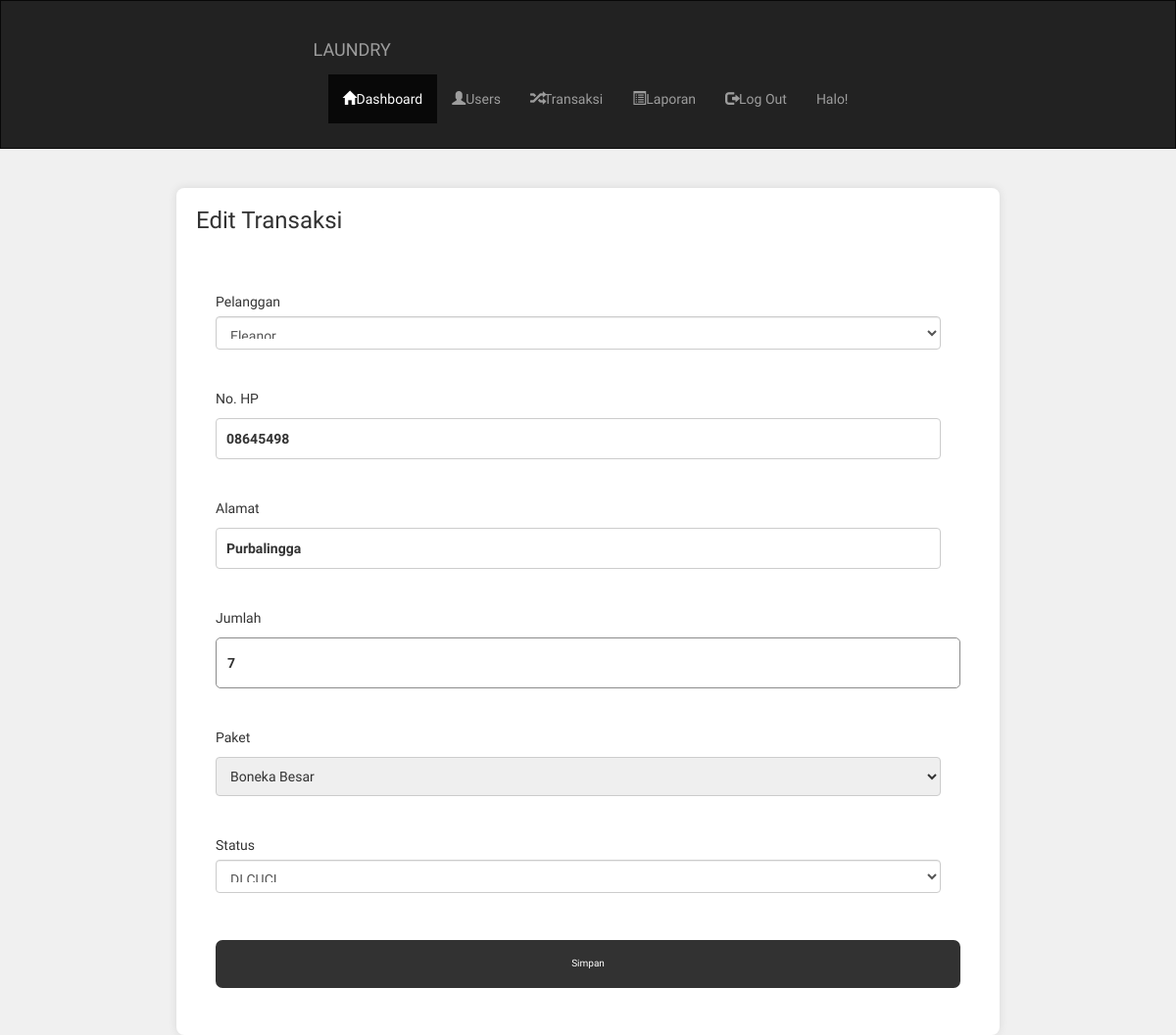
Screenshot of /admin/tr_cs_edit.php?id=6 with the database file from the repository.
### tables this page shows
CREATE TABLE `tr_cuci_satuan` (
  `id` int(11) NOT NULL,
  `user_id` int(11) NOT NULL,
  `nama` varchar(100) NOT NULL,
  `no_hp` varchar(15) NOT NULL,
  `alamat` text NOT NULL,
  `paket_id` int(11) NOT NULL,
  `waktu` int(11) NOT NULL,
  `jumlah` int(11) NOT NULL,
  `tarif` decimal(10,2) NOT NULL,
  `tgl_masuk` datetime NOT NULL,
  `tgl_keluar` datetime NOT NULL,
  `total_bayar` decimal(10,2) NOT NULL,
  `status` int(11) NOT NULL
);

### admin/tr_cs_edit.php (the view, shortened to what this page needs)
<?php
include 'header.php';
?>
<!DOCTYPE html>
<html lang="en">
<head>
    <link rel="stylesheet" href="style.css">
</head>
<body>
    <div class="box">
        <div class="title">
            <h1>Edit Transaksi</h1>
        </div>
        <?php
        $id = $_GET['id'];
        $query = mysqli_query($koneksi, "SELECT * FROM tr_cuci_satuan WHERE id = $id");
        while($data=mysqli_fetch_array($query)){
        ?>
        <form class="cont" action="tr_cs_update.php" method="post">
            <div class="input">
                <div class="inputan">
                    <label>Pelanggan</label>
                    <select class="form-control" name="username" required="required">
                        <?php
                        $user_query = mysqli_query($koneksi, "SELECT * FROM users_");
                        while($user = mysqli_fetch_array($user_query)){
                            $selected = $user['username'] == $data['nama'] ? 'selected' : '';
                            echo "<option value='".$user['username']."' $selected>".$user['username']."</option>";
                        }
                        ?>
                    </select>
                </div>
                <div class="inputan">
                    <label>No. HP</label>
                    <input type="text" name="no_hp" placeholder="No. HP" value="<?php echo $data['no_hp']; ?>" required>
                </div>
                <div class="inputan">
                    <label>Alamat</label>
                    <input type="text" name="alamat" placeholder="Alamat" value="<?php echo $data['alamat']; ?>" required>
                </div>
                <div class="inputan">
                    <label>Jumlah</label>
                    <input type="number" placeholder="Jumlah" name="jumlah" value="<?php echo $data['jumlah']; ?>" required>
                </div>
                <div class="inputan">
                    <label>Paket</label>
                    <select name="paket_id" required>
                        <option value="5" <?php if($data['paket_id'] == 5) echo 'selected'; ?>>Boneka Besar</option>
                    </select>
                </div>
                <div class="inputan">
                <label>Status</label>
                                <select class="form-control" name="status" required="required">
                                    <option <?php if($data['status']=="1"){echo "selected='selected'";} ?> value="1">DI CUCI</option>
                                </select>
                </div>
                <input type="submit" value="Simpan">
            </div>
        </form>
        <?php } ?>
    </div>
</body>
</html>

### pesan/bahan/cuci_kering/style.css (style rules this page uses)
* { margin: 0; padding: 0; box-sizing: border-box; font-family: "Inter Tight", sans-serif; }
.box { margin: 4rem auto; display: flex; flex-direction: column; gap: 40px; max-width: 750px; border-radius: 6px; padding: 3rem 3rem; overflow: hidden; box-shadow: 0px 0px 9px 1px rgba(0,0,0,0.47); }
label { font-weight: 500; }
.input { display: flex; flex-direction: column; justify-content: center; margin: 0 auto; gap: 20px; width: 95%; }
input { font-weight: 600; }
.inputan input { width: 100%; border-radius: 5px; margin: 5px 0; border: 1px solid #8c8c8c; overflow: hidden; padding: 15px 11px; }
.inputan select { width: 100%; padding: 15px 11px; margin: 5px 0; }
input[type=submit] { background-color: #323232; border: 2px solid #323232; width: 100%; border-radius: 7px; color: #fff; font-weight: 500; font-size: 1rem; padding: 15px; margin: 8px auto; cursor: pointer; }

### admin/tr_cs_edit.php (style rules this page uses)
body { font-family: Arial, sans-serif; background-color: #f4f4f4; margin: 0; padding: 0; justify-content: center; align-items: center; height: 100vh; }
.box { background-color: #ffffff; padding: 20px; border-radius: 8px; box-shadow: 0 0 10px rgba(0, 0, 0, 0.1); width: 70%; max-width: 100%; margin-left: 180px; }
.title { display: flex; justify-content: space-between; align-items: center; margin-bottom: 20px; }
.title h1 { margin: 0; font-size: 24px; color: #333; }
.input { margin-bottom: 20px; }
.inputan { margin-bottom: 15px; }
.inputan label { display: block; margin-bottom: 5px; color: #333; }
.inputan input[type="text"], .inputan input[type="decimal"], .inputan select { width: calc(100% - 20px); padding: 10px; border: 1px solid #ccc; border-radius: 4px; font-size: 14px; }

### rows the page displays
tr_cuci_satuan: no_hp "08645498", alamat "Purbalingga", jumlah "7", paket_id "Boneka Besar", status "DI CUCI"

### other values shown
form field username "Eleanor"
